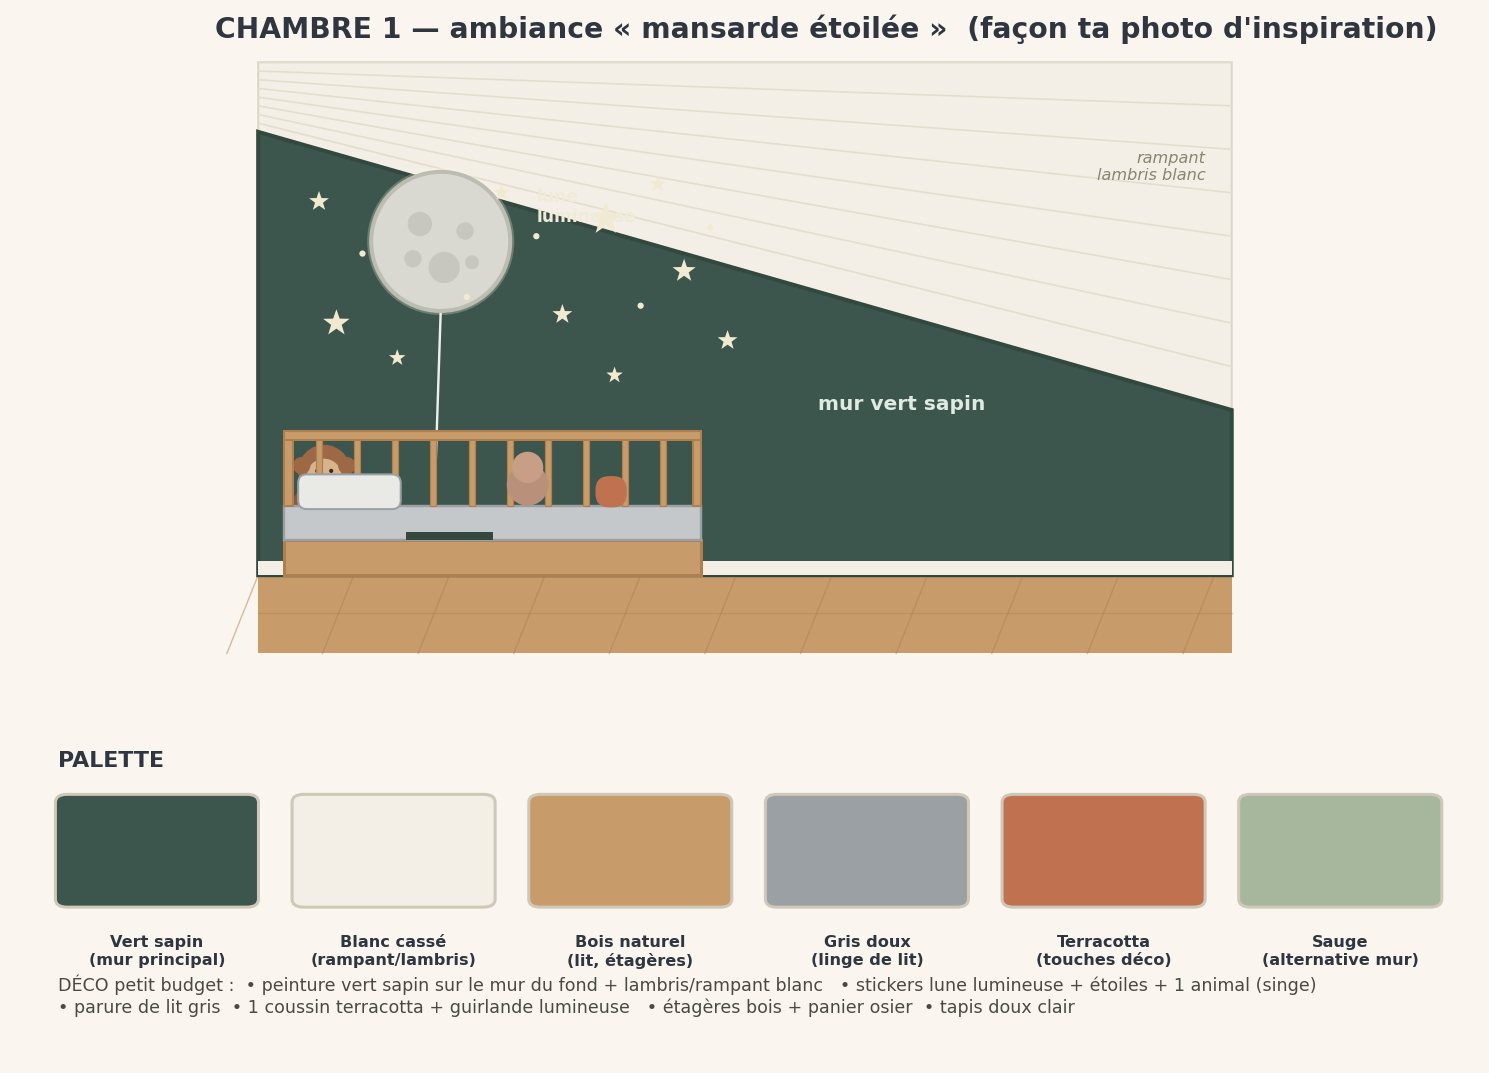

The Python source for this figure:
#!/usr/bin/env python3
"""Chambre 1 - planche d'ambiance couleur facon photo d'inspiration (mansarde verte,
lune + etoiles, lit bois naturel, linge gris). + palette + plan couleur."""
import matplotlib
matplotlib.use("Agg")
import matplotlib.pyplot as plt
from matplotlib.patches import Polygon, Rectangle, Circle, FancyBboxPatch, Wedge
import numpy as np

# ---- palette ----
GREEN="#3c564d"; GREEN_D="#33493f"; WHITE="#f3efe6"; WOOD="#c89b6b"; WOOD_D="#b07f4f"
GREY="#9aa0a3"; GREY_L="#c4c8ca"; TERRA="#c0714f"; SAGE="#a7b79d"; INK="#2f3640"
MOON="#d9d9d2"; STAR="#f2ead0"

L,Htop,Hlow=5.6,2.55,0.95

fig=plt.figure(figsize=(13,9)); fig.patch.set_facecolor("#faf6ef")
gs=fig.add_gridspec(2,1,height_ratios=[2.05,1],hspace=0.22)

# ============ HERO : elevation ambiance ============
ax=fig.add_subplot(gs[0]); ax.set_facecolor("#faf6ef")
# rampant blanc (lambris) au-dessus de la ligne de pente
ax.add_patch(Polygon([(0,Htop),(L,Hlow),(L,2.95),(0,2.95)],closed=True,
            facecolor=WHITE,edgecolor="#ddd6c6",lw=1,zorder=2))
for k in np.linspace(0.0,1.0,9):  # lignes lambris paralleles a la pente
    y0=Htop+k*(2.95-Htop); y1=Hlow+k*(2.95-Hlow)
    ax.plot([0,L],[y0,y1],color="#e3ddcd",lw=0.8,zorder=2.1)
# mur vert (sous la pente)
ax.add_patch(Polygon([(0,0),(L,0),(L,Hlow),(0,Htop)],closed=True,
            facecolor=GREEN,edgecolor=GREEN_D,lw=2,zorder=2.5))
# plinthe blanche
ax.add_patch(Rectangle((0,0),L,0.08,facecolor=WHITE,edgecolor="none",zorder=2.6))
# sol bois
ax.add_patch(Rectangle((0,-0.45),L,0.45,facecolor=WOOD,edgecolor="none",zorder=2))
for xx in np.arange(0.0,L,0.55):
    ax.plot([xx,xx-0.18],[0,-0.45],color=WOOD_D,lw=0.7,alpha=0.5,zorder=2.1)
ax.plot([0,L],[-0.22,-0.22],color=WOOD_D,lw=0.6,alpha=0.4,zorder=2.1)

# --- LUNE lumineuse + cordon ---
mx,my=1.05,1.92
ax.add_patch(Circle((mx,my),0.40,facecolor=MOON,edgecolor="#bcbcb2",lw=2,zorder=4))
for (cx,cy,cr) in [(-0.12,0.10,0.07),(0.14,0.06,0.05),(0.02,-0.15,0.09),(0.18,-0.12,0.04),(-0.16,-0.10,0.05)]:
    ax.add_patch(Circle((mx+cx,my+cy),cr,facecolor="#c7c7bf",edgecolor="none",zorder=4.1))
ax.add_patch(Circle((mx,my),0.40,facecolor="none",edgecolor="#fff7e0",lw=4,alpha=0.25,zorder=3.9))
ax.plot([mx,mx-0.05],[my-0.40,0.0],color="#eee",lw=1.2,zorder=3.8)
# --- ETOILES ---
def star(x,y,s,c=STAR):
    ang=np.linspace(0,2*np.pi,11)+np.pi/2
    r=np.where(np.arange(11)%2==0,s,s*0.4)
    ax.add_patch(Polygon(np.c_[x+r*np.cos(ang),y+r*np.sin(ang)],closed=True,
                 facecolor=c,edgecolor="none",zorder=4))
for (sx,sy,ss) in [(2.0,2.05,0.10),(2.45,1.75,0.07),(0.45,1.45,0.08),(1.75,1.5,0.06),
                   (2.3,2.25,0.05),(0.35,2.15,0.06),(1.4,2.2,0.05),(2.7,1.35,0.06),
                   (0.8,1.25,0.05),(2.05,1.15,0.05)]:
    star(sx,sy,ss)
for (sx,sy) in [(1.6,1.95),(2.6,2.0),(0.6,1.85),(2.2,1.55),(1.2,1.6)]:
    ax.add_patch(Circle((sx,sy),0.018,facecolor=STAR,edgecolor="none",zorder=4))

# --- petit singe (decal) bas gauche ---
sgx,sgy=0.38,0.30
ax.add_patch(Circle((sgx,sgy+0.05),0.20,facecolor="#8a5a3c",edgecolor="none",zorder=4))  # corps
ax.add_patch(Circle((sgx,sgy+0.30),0.15,facecolor="#9c6846",edgecolor="none",zorder=4.1)) # tete
ax.add_patch(Circle((sgx,sgy+0.27),0.10,facecolor="#d8b48c",edgecolor="none",zorder=4.2)) # face
for ex in (-0.13,0.13):
    ax.add_patch(Circle((sgx+ex,sgy+0.33),0.05,facecolor="#9c6846",edgecolor="none",zorder=4.2)) # oreilles
for ex in (-0.04,0.04):
    ax.add_patch(Circle((sgx+ex,sgy+0.30),0.012,facecolor="#3a2a1a",edgecolor="none",zorder=4.3)) # yeux

# --- LIT bas bois naturel avec barrieres ---
bx0,bx1=0.15,2.55; bt=0.40  # hauteur matelas
ax.add_patch(Rectangle((bx0,0),bx1-bx0,0.20,facecolor=WOOD,edgecolor=WOOD_D,lw=1.5,zorder=5))     # sommier
ax.add_patch(Rectangle((bx0,0.20),bx1-bx0,bt-0.20,facecolor=GREY_L,edgecolor=GREY,lw=1.2,zorder=5.1)) # matelas gris
# barriere tete (gauche) + montants
for px in np.linspace(bx0+0.05,bx0+0.05,1):
    pass
ax.add_patch(Rectangle((bx0,bt),0.05,0.42,facecolor=WOOD,edgecolor=WOOD_D,lw=1,zorder=5.3))  # montant tete
ax.add_patch(Rectangle((bx1-0.05,bt),0.05,0.42,facecolor=WOOD,edgecolor=WOOD_D,lw=1,zorder=5.3)) # montant pied
ax.add_patch(Rectangle((bx0,bt+0.38),bx1-bx0,0.05,facecolor=WOOD,edgecolor=WOOD_D,lw=1,zorder=5.3)) # rail haut
for bxx in np.arange(bx0+0.18,bx1-0.1,0.22): # barreaux
    ax.add_patch(Rectangle((bxx,bt),0.035,0.40,facecolor=WOOD,edgecolor=WOOD_D,lw=0.6,zorder=5.2))
# oreillers + plush
ax.add_patch(FancyBboxPatch((bx0+0.10,bt),0.55,0.16,boxstyle="round,pad=0.02,rounding_size=0.05",
             facecolor="#e9e9e6",edgecolor=GREY,lw=1,zorder=5.4))
ax.add_patch(Circle((1.55,bt+0.12),0.12,facecolor="#b9907a",edgecolor="none",zorder=5.4)) # plush ours
ax.add_patch(Circle((1.55,bt+0.22),0.09,facecolor="#c89e87",edgecolor="none",zorder=5.4))
ax.add_patch(FancyBboxPatch((1.95,bt),0.16,0.16,boxstyle="round,pad=0.01,rounding_size=0.08",
             facecolor=TERRA,edgecolor="none",zorder=5.4)) # coussin terracotta accent
# couverture pliee vert fonce facon photo
ax.add_patch(Rectangle((0.85,0.20),0.5,0.05,facecolor=GREEN_D,edgecolor="none",zorder=5.25))

ax.text(L-0.15,2.35,"rampant\nlambris blanc",ha="right",va="center",fontsize=8,
        color="#8a8470",style="italic",zorder=6)
ax.text(3.7,0.95,"mur vert sapin",ha="center",fontsize=10,color="#dfeae3",
        fontweight="bold",zorder=6)
ax.text(mx+0.55,my+0.2,"lune\nlumineuse",ha="left",va="center",fontsize=8.5,
        color="#f0ead8",fontweight="bold",zorder=6)

ax.set_xlim(-0.25,L+0.25); ax.set_ylim(-0.5,3.0); ax.set_aspect("equal"); ax.axis("off")
ax.set_title("CHAMBRE 1 — ambiance « mansarde étoilée »  (façon ta photo d'inspiration)",
             fontsize=14,fontweight="bold",color=INK,loc="left",pad=8)

# ============ PALETTE + deco list ============
ax2=fig.add_subplot(gs[1]); ax2.set_facecolor("#faf6ef"); ax2.axis("off")
ax2.set_xlim(0,10); ax2.set_ylim(0,3)
swatches=[(GREEN,"Vert sapin\n(mur principal)"),(WHITE,"Blanc cassé\n(rampant/lambris)"),
          (WOOD,"Bois naturel\n(lit, étagères)"),(GREY,"Gris doux\n(linge de lit)"),
          (TERRA,"Terracotta\n(touches déco)"),(SAGE,"Sauge\n(alternative mur)")]
for i,(c,lab) in enumerate(swatches):
    x=0.3+i*1.62
    ax2.add_patch(FancyBboxPatch((x,1.55),1.35,1.1,boxstyle="round,pad=0.02,rounding_size=0.08",
                 facecolor=c,edgecolor="#cfc8b8",lw=1.5))
    ax2.text(x+0.675,1.25,lab,ha="center",va="top",fontsize=8,color=INK,fontweight="bold")
ax2.text(0.3,2.95,"PALETTE",fontsize=11,fontweight="bold",color=INK)
deco=("DÉCO petit budget :  • peinture vert sapin sur le mur du fond + lambris/rampant blanc"
      "   • stickers lune lumineuse + étoiles + 1 animal (singe)\n"
      "• parure de lit gris  • 1 coussin terracotta + guirlande lumineuse"
      "   • étagères bois + panier osier  • tapis doux clair")
ax2.text(0.3,0.85,deco,fontsize=8.7,color="#4a4a44",va="top",wrap=True)

plt.savefig("/home/user/ella-caisse/chambre_design/ambiance_chambre1.png",
            dpi=145,facecolor="#faf6ef",bbox_inches="tight")
print("OK ambiance_chambre1.png")
